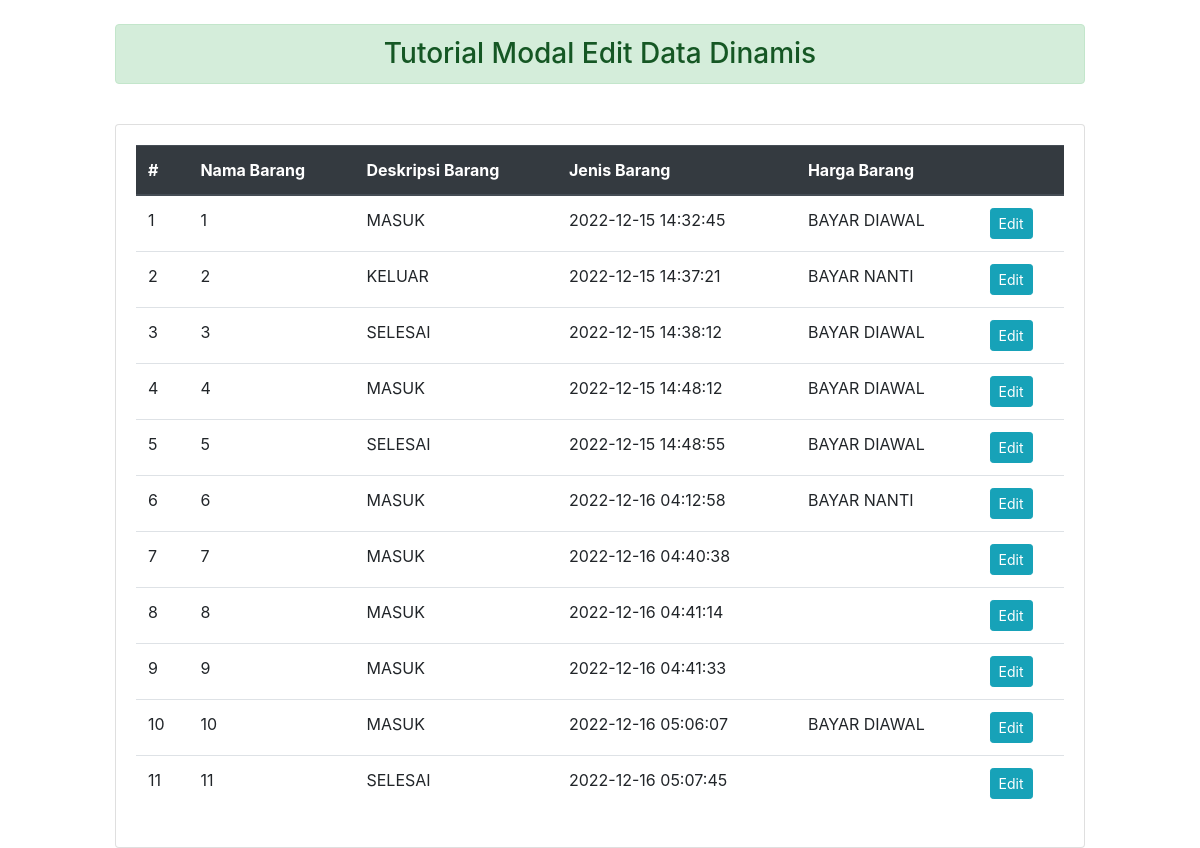
Screenshot of /modal.php with the database file from the repository.
### tables this page shows
CREATE TABLE `transactions` (
  `transactions_id` int(11) NOT NULL,
  `users_id` int(11) NOT NULL,
  `costumers_id` int(11) NOT NULL,
  `service_id` int(11) NOT NULL,
  `date_transaction` datetime NOT NULL,
  `status` enum('SELESAI','MASUK','KELUAR') NOT NULL,
  `weight` float NOT NULL,
  `payment_method` enum('BAYAR DIAWAL','BAYAR NANTI') NOT NULL
);

### modal.php (the view, shortened to what this page needs)
<!DOCTYPE html>
        <html lang="en">
        <head>
            <link rel="stylesheet" href="https://cdn.jsdelivr.net/npm/bootstrap@4.5.3/dist/css/bootstrap.min.css"
>
        </head>
        <body>
            <br>
            <div class="container col-lg-10">
                <h3 class="alert alert-success text-center" role="alert">
                    Tutorial Modal Edit Data Dinamis
                </h3>
                <br>
                <div class="card">
                    <div class="card-body">
                        <table class="table">
                            <thead class="thead-dark">
                                <tr>
                                    <th scope="col">#</th>
                                    <th scope="col">Nama Barang</th>
                                    <th scope="col">Deskripsi Barang</th>
                                    <th scope="col">Jenis Barang</th>
                                    <th scope="col">Harga Barang</th>
                                    <th scope="col"></th>
                                </tr>
                            </thead>
                            <tbody>
                                <?php
                                    $koneksi = mysqli_connect("localhost", "root", "", "sislaundry");
                                    $no = 1;
                                    $select         = mysqli_query($koneksi, "select * from transactions");
                                    while($data= mysqli_fetch_array($select)){
                                ?>
                                <tr>
                                    <td><?php echo $no++; ?></td>
                                    <td><?php echo $data['transactions_id']; ?></td>
                                    <td><?php echo $data['status']; ?></td>
                                    <td><?php echo $data['date_transaction']; ?></td>
                                    <td><?php echo $data['payment_method']; ?></td>
                                    <td>
                                        <a href="" class="btn btn-sm btn-info"
                                            data-toggle="modal"
                                            data-target="#modaledit"
                                            data-id="<?php echo $data['transactions_id']; ?>"
                                            data-nama_barang="<?php echo $data['status']; ?>"
                                            data-deskripsi_barang="<?php echo $data['date_transaction']; ?>"
                                            data-jenis_barang="<?php echo $data['payment_method']; ?>"
                                            data-harga_barang="<?php echo $data['pewangi']; ?>"
                                        >Edit</a>
                                    </td>
                                </tr>
                                <?php } ?>
                            </tbody>
                        </table>
                    </div>
                </div>
            </div>
        </body>
        </html>

### rows the page displays
transactions: transactions_id "1", status "MASUK", date_transaction "2022-12-15 14:32:45", payment_method "BAYAR DIAWAL"
transactions: transactions_id "2", status "KELUAR", date_transaction "2022-12-15 14:37:21", payment_method "BAYAR NANTI"
transactions: transactions_id "3", status "SELESAI", date_transaction "2022-12-15 14:38:12", payment_method "BAYAR DIAWAL"
transactions: transactions_id "4", status "MASUK", date_transaction "2022-12-15 14:48:12", payment_method "BAYAR DIAWAL"
transactions: transactions_id "5", status "SELESAI", date_transaction "2022-12-15 14:48:55", payment_method "BAYAR DIAWAL"
transactions: transactions_id "6", status "MASUK", date_transaction "2022-12-16 04:12:58", payment_method "BAYAR NANTI"
transactions: transactions_id "7", status "MASUK", date_transaction "2022-12-16 04:40:38"
transactions: transactions_id "8", status "MASUK", date_transaction "2022-12-16 04:41:14"
transactions: transactions_id "9", status "MASUK", date_transaction "2022-12-16 04:41:33"
transactions: transactions_id "10", status "MASUK", date_transaction "2022-12-16 05:06:07", payment_method "BAYAR DIAWAL"
transactions: transactions_id "11", status "SELESAI", date_transaction "2022-12-16 05:07:45"
